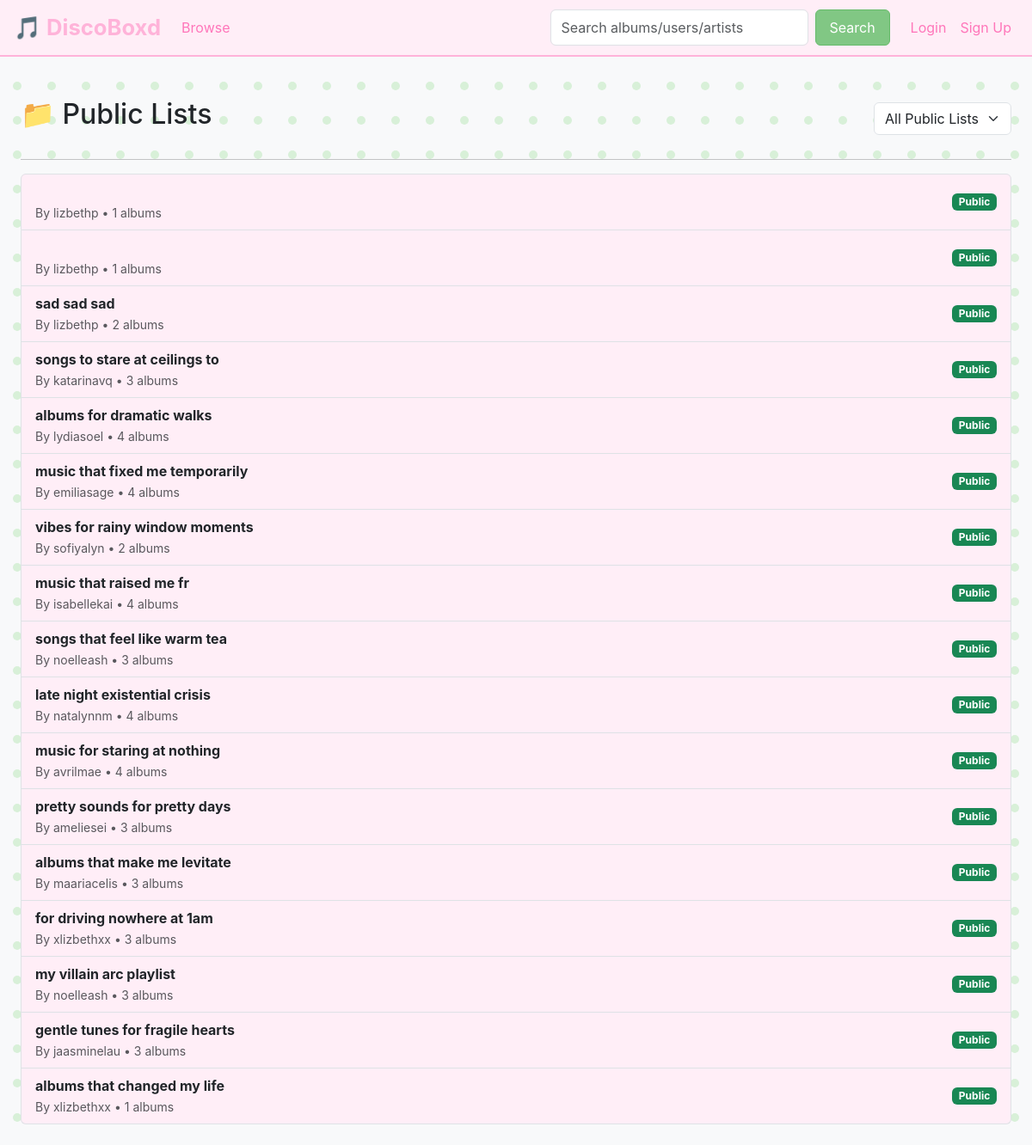
Page /lists on the committed database.
### tables this page shows
CREATE TABLE lists (
    id INTEGER PRIMARY KEY AUTOINCREMENT,
    user_id INTEGER NOT NULL,
    name TEXT NOT NULL,
    description TEXT,
    created_date DATETIME DEFAULT CURRENT_TIMESTAMP,
    is_public INTEGER DEFAULT 1,
    FOREIGN KEY (user_id) REFERENCES users(id) ON DELETE CASCADE
);

### app.py (the view, shortened to what this page needs)
@app.route("/lists")
def browse_lists():
    filter_mode = request.args.get("filter", "all")
    user_id = session.get("user_id")
    conn = connect_db()
    cur = conn.cursor()
    if filter_mode == "all" or not user_id:
        cur.execute("""
            SELECT
                l.id, l.name, l.created_date,
                u.username,
                COUNT(la.album_id) AS album_count
            FROM lists l
            JOIN users u ON l.user_id = u.id
            LEFT JOIN list_albums la ON l.id = la.list_id
            WHERE l.is_public = 1
            GROUP BY l.id
            ORDER BY l.created_date DESC;
        """)
    lists = cur.fetchall()
    conn.close()
    return render_template(
        "lists.html",
        lists=lists,
        filter_mode=filter_mode
    )

### app.py (called while the page is built)
def connect_db():
    conn = sqlite3.connect(DB_PATH)
    conn.row_factory = sqlite3.Row
    return conn

### templates/lists.html (shortened to what this page needs)
{% extends "layout.html" %}
{% block content %}
<div class="container mt-4">
    <div class="d-flex justify-content-between align-items-center mb-4">
        <h2>📁 Public Lists</h2>
        <form method="GET" action="{{ url_for('browse_lists') }}">
            <select name="filter" class="form-select" onchange="this.form.submit()">
                <option value="all"
                    {% if filter_mode == "all" %}selected{% endif %}>
                    All Public Lists
                </option>
            </select>
        </form>
    </div>
    <hr>
    {% if lists %}
        <div class="list-group">
        {% for lst in lists %}
            <a href="{{ url_for('view_list', list_id=lst['id']) }}"
               class="list-group-item list-group-item-action d-flex justify-content-between align-items-center">
                <div>
                    <strong>{{ lst['name'] }}</strong><br>
                    <small class="text-muted">
                        By {{ lst['username'] }} • {{ lst['album_count'] }} albums
                    </small>
                </div>
                <span class="badge bg-success">Public</span>
            </a>
        {% endfor %}
        </div>
    {% else %}
        <div class="alert alert-info mt-4">
            No public lists found.
        </div>
    {% endif %}
</div>
{% endblock %}

### static/styles.css (style rules this page uses)
body { background-color: #ff82c2; background-attachment: fixed; font-family: 'Inter', Arial, sans-serif; }
.review, .card-body, .list-group-item { background-color: #ffeef7 !important; opacity: 1 !important; }
.list-group { background-color: #ffeef7; }
.container { max-width: 1200px; }
a { color: #66bb6a; }

### rows in the picture
lists: username "lizbethp", album_count "1"
lists: username "lizbethp", album_count "1"
lists: name "sad sad sad", username "lizbethp", album_count "2"
lists: name "songs to stare at ceilings to", username "katarinavq", album_count "3"
lists: name "albums for dramatic walks", username "lydiasoel", album_count "4"
lists: name "music that fixed me temporarily", username "emiliasage", album_count "4"
lists: name "vibes for rainy window moments", username "sofiyalyn", album_count "2"
lists: name "music that raised me fr", username "isabellekai", album_count "4"
lists: name "songs that feel like warm tea", username "noelleash", album_count "3"
lists: name "late night existential crisis", username "natalynnm", album_count "4"
lists: name "music for staring at nothing", username "avrilmae", album_count "4"
lists: name "pretty sounds for pretty days", username "ameliesei", album_count "3"
lists: name "albums that make me levitate", username "maariacelis", album_count "3"
lists: name "for driving nowhere at 1am", username "xlizbethxx", album_count "3"
lists: name "my villain arc playlist", username "noelleash", album_count "3"
lists: name "gentle tunes for fragile hearts", username "jaasminelau", album_count "3"
lists: name "albums that changed my life", username "xlizbethxx", album_count "1"
